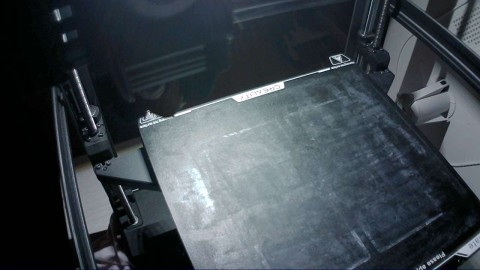
#> input picture tests/data/bed/k1_z125_clear_later.jpg, 480 x 270 px
$ python -i dataset.py   (imports and definitions only)
#> lines starting #> are read from the running program, lines starting #| are printed output that depends on the picture
#> further down, picture is the input picture: shape (270, 480, 3); mean B, G, R 76.6, 70, 61.6
"""dataset.py — build the labelled frame set for tier (b) training, with publish-time sanitation.

Dev tool, not part of the `3d` runtime. Needs numpy + opencv-python-headless:
    uv venv ~/.cache/3d-cli/venv-vision-data && uv pip install numpy "opencv-python-headless<5" \\
        huggingface_hub     # (OpenCV 4.x: 5.x dropped the Haar cascades)

    dataset.py build OUT [--third-party] [--sources sources.json]
        own frames (sources.json "own") -> OUT/own/frames/<id>.jpg, sanitised; with --third-party
        also the public collection (sources.json "third_party") -> OUT/third_party/frames/ for
        training and evaluation on the laptop ONLY (never published: licences differ)
        -> OUT/labels.jsonl, OUT/sanitation.json (what was removed), OUT/DATASET_SHA256 (the
        published rows) and OUT/TRAINING_SHA256 (every row the laptop trains on); a frame the
        face/person detector refuses is kept only as OUT/private/frames (provenance own_private)
    dataset.py check OUT        re-run every sanitation check on the published part of OUT
    dataset.py sheets OUT       contact sheets of the published frames, for the human review
    dataset.py card OUT         OUT/README.md, the Hugging Face dataset card

SANITATION (every published frame; the dataset is PUBLIC):
  * decoded and re-encoded with OpenCV: EXIF, ICC and every other JPEG segment is gone;
  * cropped to the printer's `keep` rectangle (the bed and part area): the back wall of the U1
    chamber with its QR stickers, rooms, windows and screens outside it never leave the machine;
  * QR codes inside the crop are detected (OpenCV, native size and 2x) and painted over;
  * a face / person detector (OpenCV Haar frontal+profile faces, HOG pedestrian detector) runs on
    the published pixels; a frame with any hit is REFUSED (dropped and counted), never published;
  * file names are the sha256 of the published bytes: no timestamps, G-code or project names;
  * sanitation.json lists, per source, what was dropped and masked, and the tool versions.
`check` repeats the detectors and a metadata/text scan over what is about to be published; the
publish step (publish.py) refuses to run when it finds anything.
"""

from __future__ import annotations

import argparse
import glob
import hashlib
import json
import re
import sys
from pathlib import Path
from typing import Any

HERE = Path(__file__).resolve().parent
MAX_SIDE = 1280
JPEG_QUALITY = 90
QR_PAD = 0.2  # grow each detected QR polygon by this fraction before painting it
FILL = (127, 127, 127)
# Text that must never appear in anything published: IPv4 addresses, .local hostnames, home dirs.
SECRET_PATTERNS = (
    re.compile(r"\b(?:\d{1,3}\.){3}\d{1,3}\b"),
    re.compile(r"\b[\w-]+\.local\b"),
    re.compile(r"/home/\w+"),
    re.compile(r"(?i)\b(?:token|password|passwd|secret|api[_-]?key)\b\s*[:=]"),
    re.compile(r"hf_[A-Za-z0-9]{20,}"),
)


def _cv2() -> Any:
    import cv2

    return cv2


# ---- sanitation ---------------------------------------------------------------------------------


def person_hits(bgr: Any) -> dict[str, int]:
    """Counts of face / person detections on a frame (all zero = clean). Conservative settings:
    a false hit only costs one frame, a miss would publish a person."""
    cv2 = _cv2()
    h, w = bgr.shape[:2]
#> h = 270; w = 480
    scale = 640.0 / w if w > 640 else 1.0
#> scale = 1
    small = cv2.resize(bgr, (int(w * scale), int(h * scale))) if scale != 1.0 else bgr
    gray = cv2.equalizeHist(cv2.cvtColor(small, cv2.COLOR_BGR2GRAY))
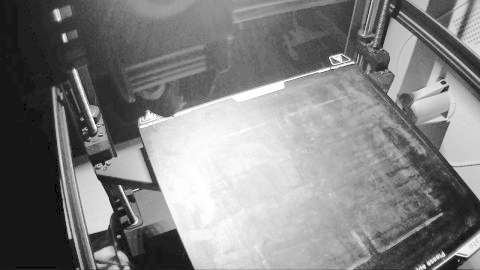
#> gray: shape (270, 480); min 0, max 255, mean 129.1
    hits = {"face_front": 0, "face_profile": 0, "person": 0}
    for key, name in (
        ("face_front", "haarcascade_frontalface_default.xml"),
        ("face_profile", "haarcascade_profileface.xml"),
    ):
        cascade = cv2.CascadeClassifier(str(Path(cv2.data.haarcascades) / name))
        hits[key] = len(
            cascade.detectMultiScale(
                gray, scaleFactor=1.1, minNeighbors=5, minSize=(30, 30)
            )
        )
#> after the loop, hits = {'face_front': 0, 'face_profile': 0, 'person': 0}
    if small.shape[0] >= 128 and small.shape[1] >= 64:  # smaller than the 64x128 window: no person fits (and OpenCV 4.13 crashes)
        hog = cv2.HOGDescriptor()
        hog.setSVMDetector(cv2.HOGDescriptor_getDefaultPeopleDetector())
        _rects, weights = hog.detectMultiScale(
            small, winStride=(8, 8), padding=(8, 8), scale=1.05
        )
#> weights = ()
        hits["person"] = int(sum(1 for wgt in weights if float(wgt) >= 0.5))
    return hits


# [91 lines left out: functions qr_polygons, mask_qr, crop_keep, sanitise, decode, encode and 1 more, not called in this run]


# ---- build --------------------------------------------------------------------------------------


def _expand(pattern: str) -> list[Path]:
    return [Path(p) for p in sorted(glob.glob(str(Path(pattern).expanduser())))]


# [92 lines left out: function build, not called in this run]


_SEQUENCE = re.compile(r"^(?P<seq>.+)_t\d+\.jpg$")


# [160 lines left out: functions _group, _build_third_party, published_rows, check, cmd_sheets, not called in this run]


CARD = """---
license: cc-by-4.0
task_categories:
- image-classification
tags:
- 3d-printing
- fdm
- print-failure
- snapmaker-u1
size_categories:
- n<1K
pretty_name: 3d-cli print-failure frames
---

# 3d-cli print-failure frames

Camera frames from two FDM printers (Snapmaker U1, Creality K1 SE), labelled for the tier (b)
whole-frame vision model of [3d-cli](https://github.com/alex-mextner/3d-cli) (`3d printer vision`;
code: `tools/vision_train`). Classes: `healthy`, `spaghetti`, `part_detached`, `empty_bed`.

**This set is small and unbalanced.** {n_healthy} healthy frames from printing and a handful of
failure frames ({counts}). It is meant to be extended with frames recorded by `3d printer vision record`; it is
not enough to train a detachment detector on its own. `part_detached` is one event (a large
honeycomb panel that peeled off the plate): do not read a metric computed on it as evidence.

## Files

- `own/frames/<id>.jpg`: sanitised frames (`<id>` = first 16 hex of the file's sha256).
- `labels.jsonl`: `id, file, label, split (train|test), group (one print or event: keep a group
  on one side of a split), printer, source, width, height, sha256, qr_masked`.
- `sanitation.json`: per source how many frames were found, published, refused or masked, and the
  tool versions. `DATASET_SHA256`: sha256 over the sorted `id|sha256|label|split` lines of the
  published rows (the id of the dataset revision a model card pins).

## Sanitation

Frames were decoded and re-encoded (EXIF/ICC removed), cropped to the printer's bed-and-part area
(rooms, windows, screens and the chamber's back wall with its QR stickers are outside the crop),
QR codes were painted over, and a face and person detector (OpenCV Haar + HOG) refused any frame
with a hit ({refused} frames refused). File names carry no timestamps or project names. The
automatic checks are no proof: contact sheets of every published frame were reviewed by a human
before publishing. If you find a frame that should not be here, open an issue on the GitHub repo.

## Licence and provenance

All frames are the owner's own captures: CC-BY-4.0. The prints on the bed are the owner's own
models and models downloaded from model sites; no model files are included. The public frame
collections used for evaluation next to this set (spaghetti, bed-adhesion failures, ...) carry
their own licences and are **not** redistributed here; their provenance is documented in the
3d-cli repository (docs/research/printer-vision-tuning.md).

## Revision

Dataset sha256 `{sha}`; built by `tools/vision_train/dataset.py` at 3d-cli commit `{commit}`.
"""


# [51 lines left out: functions cmd_card, main, not called in this run]


# [2 lines not run here, left out]

>>> import cv2
>>> picture = cv2.imread('../../tests/data/bed/k1_z125_clear_later.jpg')
>>> result = person_hits(picture)
#> result = {'face_front': 0, 'face_profile': 0, 'person': 0}

$ run again, on tests/data/bed/u1_occupied_1351.jpg
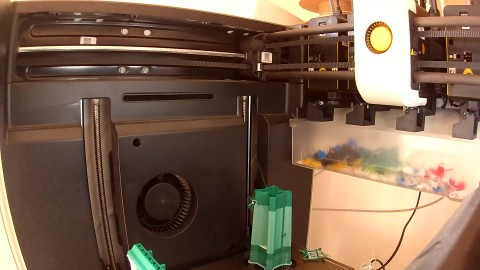
#> input picture tests/data/bed/u1_occupied_1351.jpg, 480 x 270 px
#> picture is the input picture: shape (270, 480, 3); mean B, G, R 80.5, 99.1, 124.5
#> in person_hits, `gray = cv2.equalizeHist(cv2.cvtColor(small, cv2.COLOR_BGR2GRAY))`:
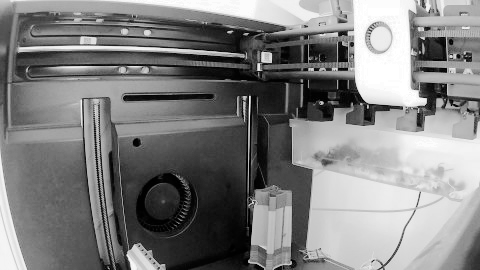
#> gray: shape (270, 480); min 0, max 255, mean 128.3
#> after the loop in person_hits, `for key, name in (`: hits = {'face_front': 0, 'face_profile': 0, 'person': 0}
#> weights = ()
#> result = {'face_front': 0, 'face_profile': 0, 'person': 0}

$ run again, on tests/data/bed/u1_spaghetti_printing.jpg
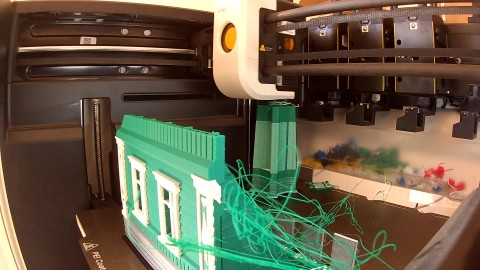
#> input picture tests/data/bed/u1_spaghetti_printing.jpg, 480 x 270 px
#> picture is the input picture: shape (270, 480, 3); mean B, G, R 74.1, 95, 103.2
#> in person_hits, `gray = cv2.equalizeHist(cv2.cvtColor(small, cv2.COLOR_BGR2GRAY))`:
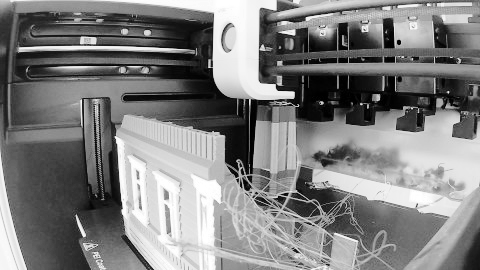
#> gray: shape (270, 480); min 0, max 255, mean 128.2
#> after the loop in person_hits, `for key, name in (`: hits = {'face_front': 0, 'face_profile': 0, 'person': 0}
#> weights = ()
#> result = {'face_front': 0, 'face_profile': 0, 'person': 0}
